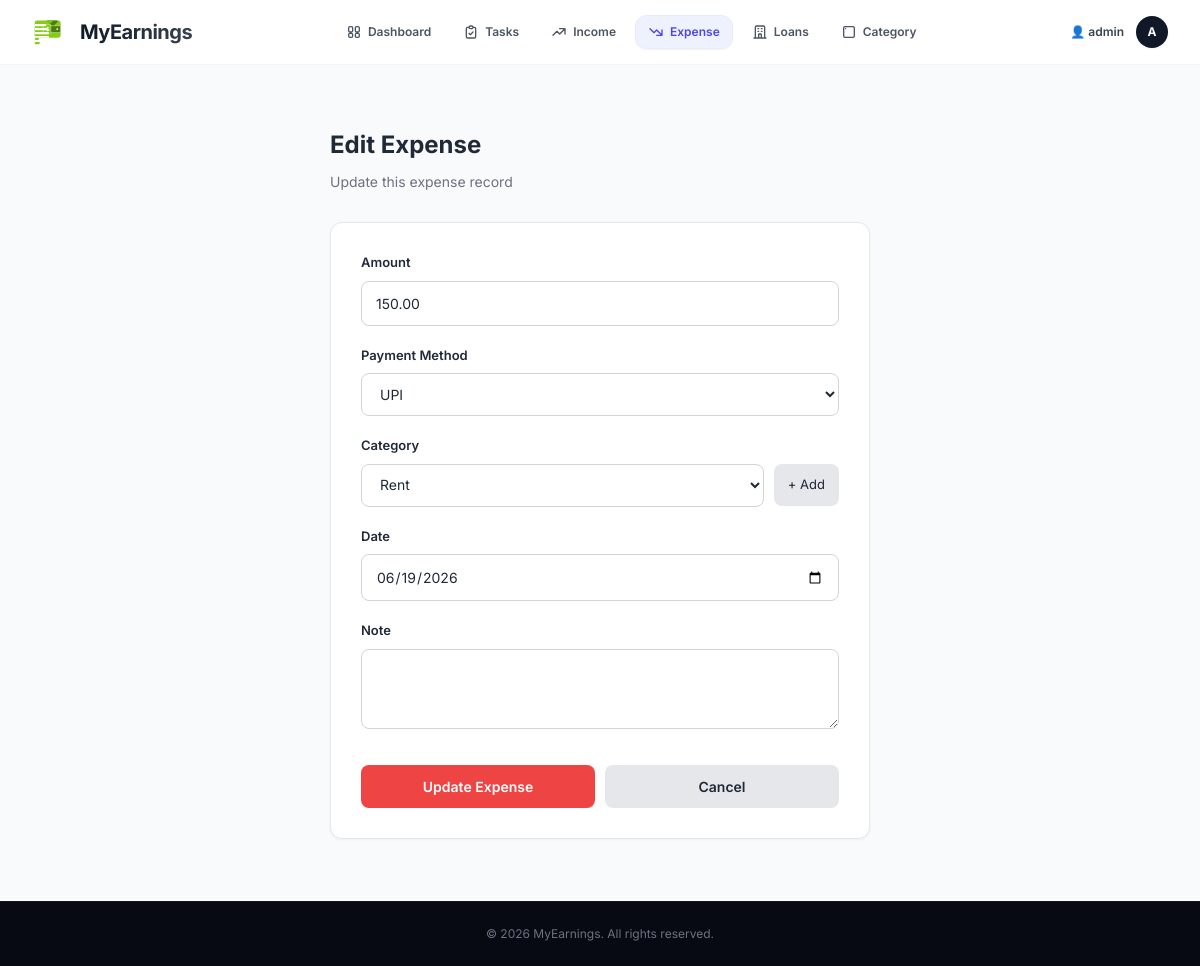
The app's page /expense/edit/18/ (signed in) with its own data.
### xeon/models.py (models this page shows, shortened)
class BaseModel(models.Model):
    created_at = models.DateTimeField(auto_now_add=True)
    updated_at = models.DateTimeField(auto_now=True)
    class Meta:
        abstract = True

class Expense(BaseModel):
    PAYMENT_METHODS = (
        ('cash', 'Cash'),
        ('card', 'Card'),
        ('upi', 'UPI'),
        ('bank', 'Bank Transfer'),
    )
    user = models.ForeignKey(User, on_delete=models.CASCADE)
    amount = models.DecimalField(max_digits=10, decimal_places=2)
    category = models.ForeignKey(Category, on_delete=models.SET_NULL, null=True)
    payment_method = models.CharField(max_length=10, choices=PAYMENT_METHODS)
    date = models.DateField()
    note = models.TextField(blank=True, null=True)

class Category(BaseModel):
    CATEGORY_TYPE = (
        ('income', 'Income'),
        ('expense', 'Expense'),
    )
    user = models.ForeignKey(User, on_delete=models.CASCADE)
    name = models.CharField(max_length=100)
    type = models.CharField(max_length=10, choices=CATEGORY_TYPE)

### xeon/views.py (the view, shortened to what this page needs)
# urls.py: path('expense/edit/<int:id>/', edit_expense, name='edit_expense'),
@login_required
def edit_expense(request, id):
    create_default_categories(request.user)
    expense = get_object_or_404(Expense, id=id, user=request.user)
    categories = Category.objects.filter(user=request.user, type='expense')
    return render(request, 'xeon/edit_expense.html', {
        'expense': expense,
        'categories': categories
    })

### xeon/views.py (called while the page is built)
def create_default_categories(user):
    default_incomes = ['Salary', 'Freelance', 'Investments', 'Gifts', 'Others']
    default_expenses = [
        'Food & Dining', 'Groceries', 'Rent', 'Utilities',
        'Transportation', 'Entertainment', 'Medical', 'Shopping', 'Others'
    ]
    if not Category.objects.filter(user=user).exists():
        for name in default_incomes:
            Category.objects.get_or_create(user=user, name=name, type='income')
        for name in default_expenses:
            Category.objects.get_or_create(user=user, name=name, type='expense')

### xeon/templates/xeon/edit_expense.html (shortened to what this page needs)
{% extends 'xeon/base.html' %}
{% block content %}
<div style="max-width: 600px; margin: 0 auto; padding: 30px;">
    <div style="margin-bottom: 30px;">
        <h2 style="font-size: 24px; font-weight: 700; color: #1f2937;"> Edit Expense</h2>
        <p style="color: #6b7280; margin-top: 8px; font-size: 14px;">Update this expense record</p>
    </div>
    <div style="background: #ffffff; border: 1px solid #e5e7eb; border-radius: 12px; padding: 30px; box-shadow: 0 1px 3px rgba(0,0,0,0.05);">
        <form method="POST" style="display: flex; flex-direction: column; gap: 20px;">
            <div>
                <label style="display: block; margin-bottom: 8px; font-weight: 600; font-size: 13px; color: #1f2937;">Amount</label>
                <input type="number" step="0.01" name="amount" value="{{ expense.amount }}" style="width: 100%; padding: 11px 14px; border: 1px solid #d1d5db; border-radius: 8px; background: #ffffff; color: #1f2937; font-family: inherit; font-size: 14px;" required>
            </div>
            <div>
                <label style="display: block; margin-bottom: 8px; font-weight: 600; font-size: 13px; color: #1f2937;">Payment Method</label>
                <select name="payment_method" style="width: 100%; padding: 11px 14px; border: 1px solid #d1d5db; border-radius: 8px; background: #ffffff; color: #1f2937; font-family: inherit; font-size: 14px;" required>
                    <option value="upi" {% if expense.payment_method == 'upi' %}selected{% endif %}>UPI</option>
                </select>
            </div>
            <div>
                <label style="display: block; margin-bottom: 8px; font-weight: 600; font-size: 13px; color: #1f2937;">Category</label>
                <div style="display: flex; gap: 10px; align-items: center;">
                    <select name="category" style="flex: 1; padding: 11px 14px; border: 1px solid #d1d5db; border-radius: 8px; background: #ffffff; color: #1f2937; font-family: inherit; font-size: 14px;" required>
                        {% for cat in categories %}
                        <option value="{{ cat.id }}" {% if cat.id == expense.category.id %}selected{% endif %}>{{ cat.name }}</option>
                        {% endfor %}
                    </select>
                    <a href="{% url 'xeon:add_category' %}?next={% url 'xeon:edit_expense' expense.id %}" style="padding: 11px 14px; background: #e5e7eb; color: #1f2937; border-radius: 8px; font-size: 13px; text-decoration: none; white-space: nowrap;">+ Add</a>
                </div>
            </div>
            <div>
                <label style="display: block; margin-bottom: 8px; font-weight: 600; font-size: 13px; color: #1f2937;">Date</label>
                <input type="date" name="date" value="{{ expense.date|date:'Y-m-d' }}" style="width: 100%; padding: 11px 14px; border: 1px solid #d1d5db; border-radius: 8px; background: #ffffff; color: #1f2937; font-family: inherit; font-size: 14px;" required>
            </div>
            <div>
                <label style="display: block; margin-bottom: 8px; font-weight: 600; font-size: 13px; color: #1f2937;">Note</label>
                <textarea name="note" style="width: 100%; padding: 11px 14px; border: 1px solid #d1d5db; border-radius: 8px; background: #ffffff; color: #1f2937; font-family: inherit; font-size: 14px; resize: vertical; min-height: 80px;">{{ expense.note|default:'' }}</textarea>
            </div>
            <div style="display: flex; gap: 10px; margin-top: 10px;">
                <button type="submit" style="flex: 1; padding: 11px 20px; background: #ef4444; color: white; border: none; border-radius: 8px; font-weight: 600; font-size: 14px; cursor: pointer;">Update Expense</button>
                <a href="{% url 'xeon:expense_list' %}" style="flex: 1; padding: 11px 20px; background: #e5e7eb; color: #1f2937; border: none; border-radius: 8px; font-weight: 600; font-size: 14px; cursor: pointer; text-align: center; text-decoration: none;">Cancel</a>
            </div>
        </form>
    </div>
</div>
{% endblock %}

### xeon/templates/xeon/base.html (shortened to what this page needs)
{% load static %}
<!DOCTYPE html>
<html lang="en">
<head>
    <script src="https://cdn.tailwindcss.com"></script>
</head>
<body class="{% block body_class %}{% endblock %} bg-gray-50 text-gray-900 font-sans min-h-screen flex flex-col">
    {% if user.is_authenticated %}
    <header class="bg-white/90 backdrop-blur-md border-b border-gray-100 sticky top-0 z-50">
        <div class="max-w-7xl mx-auto px-4 sm:px-6 lg:px-8">
            <div class="flex justify-between items-center h-16">
                <div class="flex items-center gap-2">
                    <a href="{% url 'xeon:dashboard' %}"
                        class="flex items-center gap-2 text-xl font-bold text-gray-900 hover:opacity-80 transition-opacity">
                        {% include 'xeon/logo.html' %}
                        <span
                            class="tracking-tight bg-clip-text text-transparent bg-gradient-to-r from-gray-900 to-gray-700">MyEarnings</span>
                    </a>
                </div>
                <div class="hidden md:flex items-center justify-center">
                    <nav class="flex space-x-1.5">
                        <a class="flex items-center gap-1.5 px-3 py-2 rounded-xl text-xs font-semibold transition-all duration-200 {% if request.resolver_match.url_name == 'dashboard' %}bg-indigo-50 text-indigo-600 border border-indigo-100/50 shadow-sm{% else %}text-gray-600 hover:bg-gray-50 hover:text-gray-900 border border-transparent{% endif %}"
                            href="{% url 'xeon:dashboard' %}">
                            <span>Dashboard</span>
                        </a>
                        <a class="flex items-center gap-1.5 px-3 py-2 rounded-xl text-xs font-semibold transition-all duration-200 {% if request.resolver_match.url_name == 'todo_list' or request.resolver_match.url_name == 'add_todo' or request.resolver_match.url_name == 'edit_todo' %}bg-indigo-50 text-indigo-600 border border-indigo-100/50 shadow-sm{% else %}text-gray-600 hover:bg-gray-50 hover:text-gray-900 border border-transparent{% endif %}"
                            href="{% url 'xeon:todo_list' %}">
                            <span>Tasks</span>
                        </a>
                        <a class="flex items-center gap-1.5 px-3 py-2 rounded-xl text-xs font-semibold transition-all duration-200 {% if request.resolver_match.url_name == 'income_list' or request.resolver_match.url_name == 'add_income' or request.resolver_match.url_name == 'edit_income' %}bg-indigo-50 text-indigo-600 border border-indigo-100/50 shadow-sm{% else %}text-gray-600 hover:bg-gray-50 hover:text-gray-900 border border-transparent{% endif %}"
                            href="{% url 'xeon:income_list' %}">
                            <svg class="w-4 h-4" fill="none" stroke="currentColor" stroke-width="2" viewBox="0 0 24 24">
                                <path stroke-linecap="round" stroke-linejoin="round" d="M13 7h8m0 0v8m0-8l-8 8-4-4-6 6">
                                </path>
                            </svg>
                            <span>Income</span>
                        </a>
                        <a class="flex items-center gap-1.5 px-3 py-2 rounded-xl text-xs font-semibold transition-all duration-200 {% if request.resolver_match.url_name == 'expense_list' or request.resolver_match.url_name == 'add_expense' or request.resolver_match.url_name == 'edit_expense' %}bg-indigo-50 text-indigo-600 border border-indigo-100/50 shadow-sm{% else %}text-gray-600 hover:bg-gray-50 hover:text-gray-900 border border-transparent{% endif %}"
                            href="{% url 'xeon:expense_list' %}">
                            <svg class="w-4 h-4" fill="none" stroke="currentColor" stroke-width="2" viewBox="0 0 24 24">
                                <path stroke-linecap="round" stroke-linejoin="round"
                                    d="M13 17h8m0 0v-8m0 8l-8-8-4 4-6-6"></path>
                            </svg>
                            <span>Expense</span>
                        </a>
                        <a class="flex items-center gap-1.5 px-3 py-2 rounded-xl text-xs font-semibold transition-all duration-200 {% if request.resolver_match.url_name == 'loan_list' or request.resolver_match.url_name == 'add_loan' or request.resolver_match.url_name == 'edit_loan' %}bg-indigo-50 text-indigo-600 border border-indigo-100/50 shadow-sm{% else %}text-gray-600 hover:bg-gray-50 hover:text-gray-900 border border-transparent{% endif %}"
                            href="{% url 'xeon:loan_list' %}">
                            <svg class="w-4 h-4" fill="none" stroke="currentColor" stroke-width="2" viewBox="0 0 24 24">
                                <path stroke-linecap="round" stroke-linejoin="round"
                                    d="M19 21V5a2 2 0 00-2-2H7a2 2 0 00-2 2v16m14 0h2m-2 0h-5m-9 0H3m2 0h5M9 7h1m-1 4h1m4-4h1m-1 4h1m-5 10v-5a1 1 0 011-1h2a1 1 0 011 1v5m-4 0h4">
                                </path>
                            </svg>
                            <span>Loans</span>
                        </a>
                        <a class="flex items-center gap-1.5 px-3 py-2 rounded-xl text-xs font-semibold transition-all duration-200 {% if request.resolver_match.url_name == 'add_category' %}bg-indigo-50 text-indigo-600 border border-indigo-100/50 shadow-sm{% else %}text-gray-600 hover:bg-gray-50 hover:text-gray-900 border border-transparent{% endif %}"
                            href="{% url 'xeon:add_category' %}">
                            <svg class="w-4 h-4" fill="none" stroke="currentColor" stroke-width="2" viewBox="0 0 24 24">
                                <path stroke-linecap="round" stroke-linejoin="round"
                                    d="M7 7h.01M6 20h12a2 2 0 002-2V6a2 2 0 00-2-2H6a2 2 0 00-2 2v12a2 2 0 002 2z">
                                </path>
                            </svg>
                            <span>Category</span>
                        </a>
                    </nav>
                </div>
                <div class="flex items-center gap-4">
                    <div class="flex items-center gap-3 font-sans">
                        <div class="hidden sm:flex flex-col items-end">
                            <span class="text-xs font-semibold text-gray-700">👤 {{ user.first_name|default:user.username }}</span>
                        </div>
                        <a href="{% url 'xeon:logout' %}" title="Log out" onclick="return confirm('Are you sure you want to log out?');"
                            class="w-8 h-8 bg-gray-900 hover:bg-red-600 text-white rounded-full flex items-center justify-center text-xs font-bold shadow-sm transition-all duration-200 group relative">
                            <span class="group-hover:opacity-0 transition-opacity duration-150">{{ user.username|slice:":1"|upper }}</span>
                        </a>
                    </div>
                </div>
            </div>
        </div>
    </header>
    {% endif %}
    <main
        class="{% if user.is_authenticated %}max-w-7xl mx-auto px-4 sm:px-6 lg:px-8 py-8 w-full flex-1{% else %}flex-1 w-full{% endif %} font-sans">
        {% block content %}
        {% endblock %}
    </main>
    <footer class="bg-[#070a13] border-t border-white/5 py-6 mt-auto">
        <div class="max-w-7xl mx-auto px-4 sm:px-6 lg:px-8 text-center text-xs text-gray-500">
            <p>&copy; 2026 MyEarnings. All rights reserved.</p>
        </div>
    </footer>
</body>
</html>

### records on screen
Expense: amount "150.00", payment_method "UPI", category "Rent", date "06/19/2026"

### other values on screen
{{ user.first_name|default:user.username }} "admin"
{{ user.username|slice:":1"|upper }} "A"
